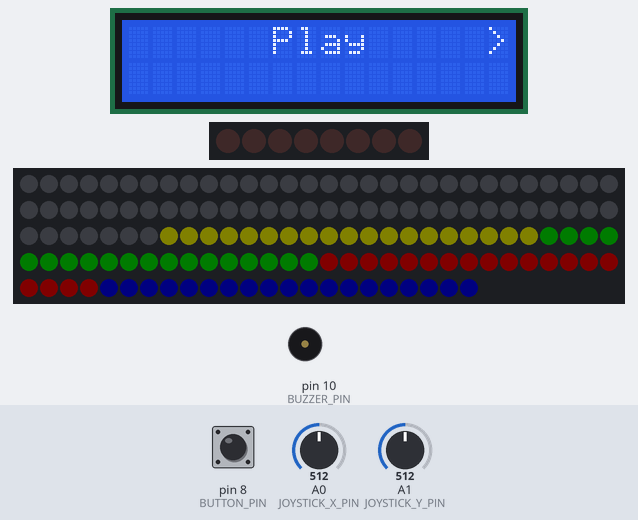
The sketch below on a simulated Arduino Uno, built with avr-gcc and run on an emulated ATmega328P. Shown: 16×2 character LCD, 8 shift-register outputs drawn as a row of LEDs (first output left, lit = HIGH), 143 RGB LEDs in strip order, left to right, continuing on the next row, buzzer (waves = sounding). Inputs (shaded band) come from the test bench; at power-on: pin 8 (BUTTON_PIN) HIGH, A0 (JOYSTICK_X_PIN) = 512, A1 (JOYSTICK_Y_PIN) = 512. Dim RGB values are drawn brighter than linear; random numbers use the default seed unless the sketch sets one.

Above: at 1.2 s.
1.3 s: pin 8 (BUTTON_PIN) pulled LOW for 0.15 s
At 1.8 s:
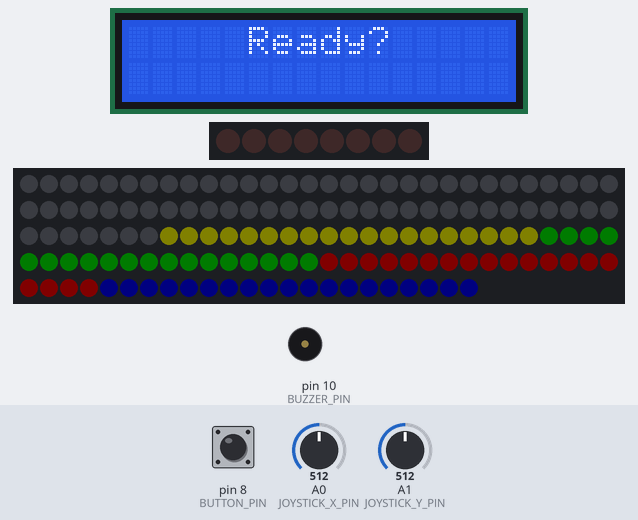
2.0 s: A0 (JOYSTICK_X_PIN) set to 716
At 2.65 s:
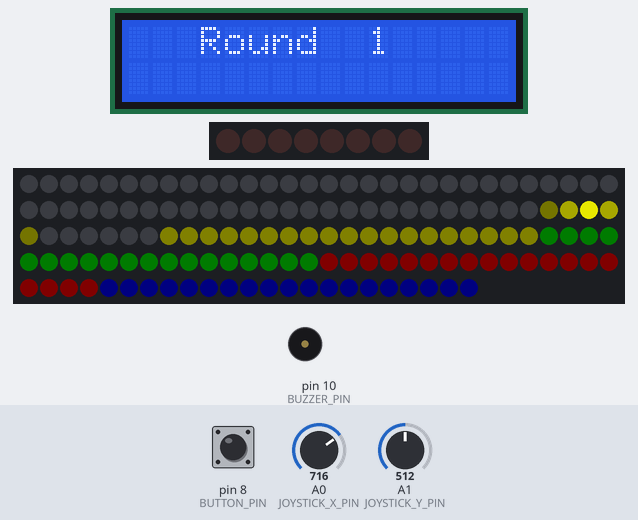
4.4 s: pin 8 (BUTTON_PIN) pulled LOW for 1 s
At 6.1 s:
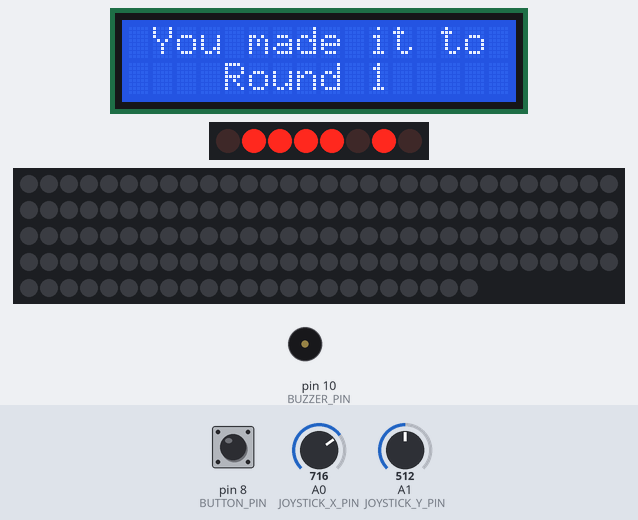
6.9 s: A0 (JOYSTICK_X_PIN) set to 266
At 8.09 s:
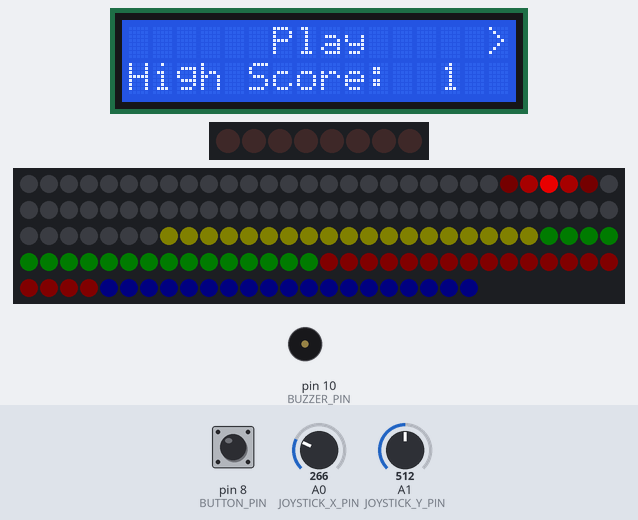
9.9 s: A0 (JOYSTICK_X_PIN) set to 246
At 10.17 s:
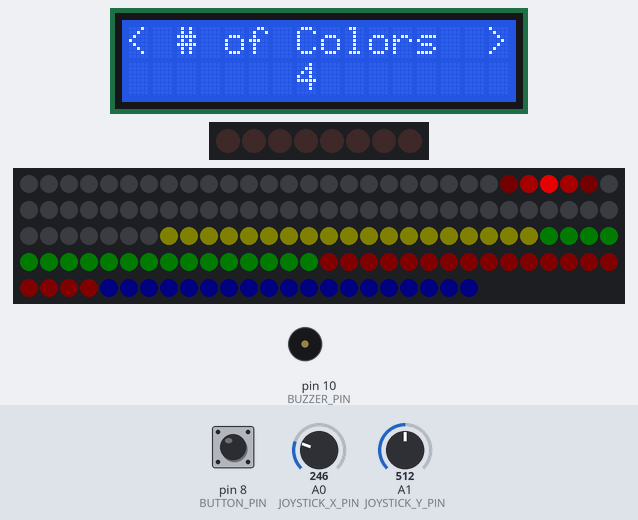
12.7 s: pin 8 (BUTTON_PIN) pulled LOW for 0.15 s
At 13.36 s:
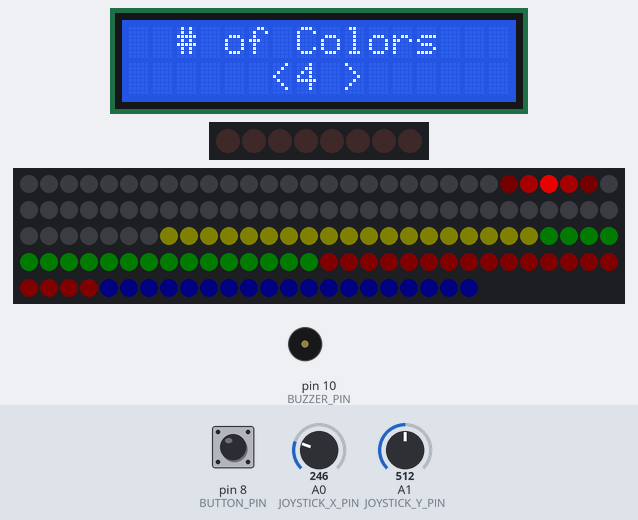
Timing chart, 0 to 15.7 s (numbered marks = the images above; inputs shaded):
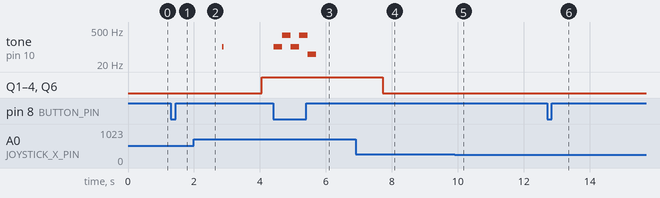

The sketch:

Main.ino
```cpp
#include <arduino-timer.h>
#include <LiquidCrystal_74HC595.h>
#include <FastLED.h>

//pins
#define BUTTON_PIN 8
#define JOYSTICK_X_PIN A0
#define JOYSTICK_Y_PIN A1
#define SSD_LATCH_PIN 6
#define SSD_CLOCK_PIN 7
#define SSD_DATA_PIN 5
#define BUZZER_PIN 10
#define LED_PIN 9

#define INTERNAL_NUM_LEDS 67 //inner ring
#define EXTERNAL_NUM_LEDS 76 //outer ring

CRGBArray<INTERNAL_NUM_LEDS + EXTERNAL_NUM_LEDS> leds;

//input
#define JOYSTICK_DEADZONE 0.2
float joystickX = 0;
float joystickY = 0;
float joystickMagnitude = 0;
int joystickAngle = 0;
int joystickDirection = 0;

bool buttonPressed = false;
bool buttonReleased = true;
bool joystickMoved = false;
bool joystickReleased = true;

LiquidCrystal_74HC595 lcd(11, 13, 12, 1, 3, 4, 5, 6, 7);

const byte sevenSegDigits[10] = {
    B01111011, // = 0
    B01100000, // = 1
    B00110111, // = 2
    B01110110, // = 3
    B01101100, // = 4
    B01011110, // = 5
    B01011111, // = 6
    B01110000, // = 7
    B01111111, // = 8
    B01111100  // = 9
};

//Game
enum class GameState
{
    MENU,
    GAME,
    LOSE
};

auto timer = timer_create_default();
GameState gameState = GameState::MENU;
int8_t menuScreen = 0;
int8_t selectedScreen = -1;
bool isPlayerTurn = false;
int8_t patternList[100];
int8_t numColors = 4;
int8_t timeToAnswer = 5;
int8_t roundNum = 1;
int8_t timeLeft = 0;
int8_t inputNum = 0;
uint8_t highScore = 0;

CRGB colorList[] = {
    CRGB::Blue, CRGB::Red, CRGB::Green, CRGB::Yellow,                     //
    CRGB::DarkOrchid, CRGB::DarkOrange, CRGB::Fuchsia, CRGB::GreenYellow, //
    CRGB::Cyan, CRGB::Maroon, CRGB::Teal, CRGB::Chartreuse};

bool colorActiveList[12]; //true if color should be bright

Timer<16, millis, uint8_t> timerColor;

#define MAX_BUZZER_FREQ 2000
#define MIN_BUZZER_FREQ 100
int buzzerToneList[12]; //corresponds to each color
long idleTime = millis();

/*
TODO:
    ! WHEN NEED TO USE TONE, DISABLE LED UPDATE.
    ! CALIBRATE LIGHTS/JOYSTICK
    ! DISPLAY ROUND NUMBER ON LCD
    ! DISPLAY TIME LEFT ON 7 SEGMENT DISPLAY
    ! FIX MENU NOT WORKING

    ? CHANGE JOYSTICK ANGLE AND MAGNITUDE TO uint8_t
    ? HIGH SCORE
    ? GET RID ON ENUM CLASS FOR GAMESTATE AND CHANGE TO VARIABLE
    ? ADD BETTER LIGHTING AND SOUND EFFECTS
    ? CHANGE MENU SYSTEM TO 2D ARRAY OF TITLE AND VALUES (MENU = { {TITLE, VALUE}, {TITLE, VALUE} }
*/
void setup()
{
    Serial.begin(9600);

    FastLED.addLeds<WS2812B, LED_PIN, GRB>(leds, EXTERNAL_NUM_LEDS + INTERNAL_NUM_LEDS);
    FastLED.clear();
    FastLED.setMaxPowerInVoltsAndMilliamps(5, 3000);

    lcd.begin(16, 2);

    pinMode(SSD_LATCH_PIN, OUTPUT);
    pinMode(SSD_CLOCK_PIN, OUTPUT);
    pinMode(SSD_DATA_PIN, OUTPUT);
    pinMode(BUTTON_PIN, INPUT_PULLUP);

    randomSeed(analogRead(A5));
    resetGame();
}

void loop()
{
    inputUpdate();

    if (gameState == GameState::MENU)
    {
        menu();
    }
    else if (gameState == GameState::GAME)
    {
        game();
    }
    else if (gameState == GameState::LOSE)
    {
        lose();
    }

    timer.tick();
    timerColor.tick();
    displayLEDs();

    EVERY_N_MILLIS(50)
    {
        lcd.clear();
    }
}

//INPUT FUNCTIONS
void inputUpdate()
{
    buttonPressed = !digitalRead(BUTTON_PIN) && buttonReleased;
    buttonReleased = digitalRead(BUTTON_PIN);

    joystickX = map(analogRead(JOYSTICK_X_PIN), 0, 1023, -512, 512) / 512.0;
    joystickY = -map(analogRead(JOYSTICK_Y_PIN), 0, 1023, -512, 512) / 512.0;

    joystickAngle = (int)(degrees(atan2(-joystickY, joystickX)) + 180) % 360;
    joystickMagnitude = sqrt(sq(joystickY * sqrt(1.0 - (joystickX * joystickX * .5))) + sq(joystickX * sqrt(1.0 - (joystickY * joystickY * .5))));

    joystickMoved = joystickMagnitude >= 0.5 && joystickReleased;
    joystickReleased = joystickMagnitude < 0.5;
    if ((joystickMoved || buttonPressed) || gameState != GameState::MENU)
    {
        idleTime = millis();
    }

    joystickDirection = getJoystickDirection();
}

int getJoystickDirection()
{
    if (joystickMagnitude < 0.5)
    {
        return 0; //CENTER
    }
    else if (joystickAngle > 315 || joystickAngle <= 45)
    {
        return 1; //RIGHT
    }
    else if (joystickAngle > 45 && joystickAngle <= 135)
    {
        return 2; //UP
    }
    else if (joystickAngle > 135 && joystickAngle <= 225)
    {
        return 3; //LEFT
    }
    else if (joystickAngle > 225 && joystickAngle <= 315)
    {
        return 4; //DOWN
    }
    else
    {
        return 0;
    }
}

//DISPLAY FUNCTIONS
void displayDigit(int digit) // display digit on 7sd, -1 to clear display
{
    digitalWrite(SSD_LATCH_PIN, LOW);
    if (digit == -1)
    {
        shiftOut(SSD_DATA_PIN, SSD_CLOCK_PIN, MSBFIRST, B00000000);
    }
    else
    {
        shiftOut(SSD_DATA_PIN, SSD_CLOCK_PIN, MSBFIRST, sevenSegDigits[digit]);
    }
    digitalWrite(SSD_LATCH_PIN, HIGH);
}

//PROCESSES
void menu()
{
    // if (selectedScreen == -1)
    // {

    switch (menuScreen)
    {
    case 0: // Play screen
        lcd.setCursor(6, 0);
        lcd.print(F("Play"));
        if (highScore > 0)
        {
            lcd.setCursor(0, 1);
            lcd.print(F("High Score:"));
            lcd.setCursor(13, 1);
            lcd.print(highScore);
        }
        break;
    case 1: // Change color num screen
        lcd.setCursor(2, 0);
        lcd.print(F("# of Colors"));
        lcd.setCursor(7, 1);
        lcd.print(numColors);
        break;
    case 2: // Change time to answer screen
        lcd.setCursor(2, 0);
        lcd.print(F("Answer Time"));
        lcd.setCursor(7, 1);
        if (timeToAnswer == 10)
        {
            lcd.print(F("INF"));
        }
        else
        {
            lcd.print(timeToAnswer);
        }
        break;
    }

    if (buttonPressed && selectedScreen == -1)
    {
        selectedScreen = menuScreen;
        return;
    }

    switch (selectedScreen) //this is disgusting. if you have time please fix this
    {
    case -1: //no screen is selected, allow player to scroll thru screens
        if (menuScreen != 0)
        {
            lcd.setCursor(0, 0);
            lcd.print(F("<"));
        }
        if (menuScreen != 2)
        {
            lcd.setCursor(15, 0);
            lcd.print(F(">"));
        }
        if (joystickMoved)
        {
            if (joystickDirection == 1)
            {
                menuScreen++;
                if (menuScreen > 2)
                {
                    menuScreen = 2;
                }
            }
            else if (joystickDirection == 3)
            {
                menuScreen--;
                if (menuScreen < 0)
                {
                    menuScreen = 0;
                }
            }
        }
        break;
    case 0:                           //Selected play
        for (int i = 0; i < 100; i++) //fill pattern list
        {
            patternList[i] = random(0, numColors);
        }
        for (int i = 0; i < numColors; i++) //fill buzzer tone list
        {
            int step = (MAX_BUZZER_FREQ - MIN_BUZZER_FREQ) / (numColors - 1);
            buzzerToneList[i] = MIN_BUZZER_FREQ + (step * i);
        }
        gameState = GameState::GAME;
        lcd.clear();
        lcd.setCursor(5,0);
        lcd.print(F("Ready?"));
        delay(1000);
        break;
    case 1: //Selected color num
        if (numColors != 2)
        {
            lcd.setCursor(6, 1);
            lcd.print(F("<"));
        }
        if (numColors != 12)
        {
            lcd.setCursor(9, 1);
            lcd.print(F(">"));
        }
        if (joystickMoved)
        {
            if (joystickDirection == 1)
            {
                numColors++;
                if (numColors > 12)
                {
                    numColors = 12;
                }
            }
            else if (joystickDirection == 3)
            {
                numColors--;
                if (numColors < 2)
                {
                    numColors = 2;
                }
            }
        }
        break;
    case 2: //selected answer time
        if (timeToAnswer != 3)
        {
            lcd.setCursor(6, 1);
            lcd.print(F("<"));
        }
        if (timeToAnswer != 10)
        {
            lcd.setCursor(9, 1);
            lcd.print(F(">"));
        }
        if (joystickMoved)
        {
            if (joystickDirection == 1)
            {
                timeToAnswer++;
                if (timeToAnswer > 10)
                {
                    timeToAnswer = 10;
                }
            }
            else if (joystickDirection == 3)
            {
                timeToAnswer--;
                if (timeToAnswer < 3)
                {
                    timeToAnswer = 3;
                }
            }
        }
        break;
    }
    if (buttonPressed && selectedScreen != -1)
    {
        selectedScreen = -1;
        return;
    }
}

void game() // use isPlayerTurn to choose whether a pattern is showing or player is supposed to input
{
    lcd.setCursor(3, 0);
    lcd.print(F("Round"));
    lcd.setCursor(10, 0);
    lcd.print(roundNum);
    if (!isPlayerTurn)
    {

        EVERY_N_MILLIS(500)
        {
            for (int i = 0; i < 12; i++)
            {
                colorActiveList[i] = false;
            }
            if (inputNum >= roundNum)
            {
                inputNum = 0;
                isPlayerTurn = true;
                timeLeft = timeToAnswer;
                return;
            }
            colorActiveList[patternList[inputNum]] = true;
            timerColor.in(200, disableSection, patternList[inputNum]);
            tone(BUZZER_PIN, buzzerToneList[patternList[inputNum]]);
            delay(50);
            noTone(BUZZER_PIN);
            inputNum++;
        }
    }

    if (isPlayerTurn)
    {
        if (inputNum >= roundNum)
        {
            roundNum++;
            inputNum = 0;

            long now = millis();
            while (millis() - now < 200)
            {
                timerColor.tick();
            }
            for (int i = 0; i < 12; i++)
            {
                colorActiveList[i] = false;
            }
            isPlayerTurn = false;
            leds[1, INTERNAL_NUM_LEDS] = (CRGB::Black);
            FastLED.delay(500);
        }

        if (timeToAnswer != 10)
        {
            EVERY_N_SECONDS(1)
            {
                displayDigit(timeLeft);
                timeLeft--;
                if (timeLeft < 0)
                {
                    gameState = GameState::LOSE;
                    return;
                }
            }
        }

        int input = getInput();

        if (input != -1)
        {
            if (input == patternList[inputNum])
            {
                inputNum++;
                timeLeft = timeToAnswer;
                colorActiveList[input] = true;
                FastLED.show();
                timerColor.in(100, disableSection, input);
                tone(BUZZER_PIN, buzzerToneList[input]);
                delay(50);
                noTone(BUZZER_PIN);
            }
            else
            {
                gameState = GameState::LOSE;
                return;
            }
        }
    }
}

void lose()
{
    leds.fill_solid(CRGB::Red);
    FastLED.show();
    tone(BUZZER_PIN, 100);
    delay(250);
    FastLED.clear();
    FastLED.show();
    tone(BUZZER_PIN, 300);
    delay(250);
    leds.fill_solid(CRGB::Red);
    FastLED.show();
    tone(BUZZER_PIN, 100);
    delay(250);
    FastLED.clear();
    FastLED.show();
    tone(BUZZER_PIN, 300);
    delay(250);
    leds.fill_solid(CRGB::Red);
    FastLED.show();
    tone(BUZZER_PIN, 50);
    delay(250);
    FastLED.clear();
    FastLED.show();
    noTone(BUZZER_PIN);
    lcd.clear();
    lcd.setCursor(1, 0);
    lcd.print(F("You made it to"));
    lcd.setCursor(4, 1);
    lcd.print(F("Round"));
    lcd.setCursor(10, 1);
    lcd.print(roundNum);
    if(roundNum > highScore)
        highScore = roundNum;
    delay(2000);
    resetGame();
}

void displayLEDs() // use this to handle what the led strip should be doing
{
    //display outer ring of colors
    for (int i = 0; i < numColors; i++)
    { //FIX BOUNDS LATER
        int startLed = (numColors - (i + 1)) / ((double)numColors) * EXTERNAL_NUM_LEDS;
        int numLedsInSection = EXTERNAL_NUM_LEDS / numColors;
        int endLed = startLed + numLedsInSection - 1;
        fill_solid(leds(INTERNAL_NUM_LEDS + startLed, INTERNAL_NUM_LEDS + endLed), numLedsInSection, colorList[i]);
        if (!colorActiveList[i])
        { // if the color is not "active" dim it a bit
            leds(INTERNAL_NUM_LEDS + startLed, INTERNAL_NUM_LEDS + endLed).fadeLightBy(250);
        }
    }

    //inner ring selection
    if (joystickMagnitude > JOYSTICK_DEADZONE)
    {
        int adjustedAngle = (((-1 * joystickAngle) + 90) % 360) + 270;
        adjustedAngle = (adjustedAngle + 140) % 360;
        CRGB colorPointedAt = colorList[getJoystickColorIndex(adjustedAngle)];

        int x = map(adjustedAngle, 0, 359, 1, (INTERNAL_NUM_LEDS - 1));
        leds[x] = colorPointedAt;
    }
    leds(0, INTERNAL_NUM_LEDS - 1).blur1d(32);
    leds(0, INTERNAL_NUM_LEDS - 1).fadeToBlackBy(50);

    if (gameState == GameState::MENU && millis() - idleTime > 30000)
    {

        leds.fill_rainbow((millis() / 1) % 255, 10);
        leds.blur1d(64);
        leds.blur1d(64);
        leds.fadeLightBy(240);
    }

    FastLED.show();
}

int getJoystickColorIndex(int angle) //get color joystick is pointing to
{
    return (int)(angle * numColors / 360.0f);
}

int getInput()
{ //get color player selected, -1 if none has 5been selected

    if (joystickMagnitude > JOYSTICK_DEADZONE && buttonPressed)
    {
        int adjustedAngle = (((-1 * joystickAngle) + 90) % 360) + 270;
        adjustedAngle = (adjustedAngle + 140) % 360;
        return getJoystickColorIndex(adjustedAngle);
    }
    else
    {
        return -1;
    }
}

bool disableSection(uint8_t section)
{
    colorActiveList[section] = false;
    return false;
}

void resetGame()
{
    menuScreen = 0;
    selectedScreen = -1;
    roundNum = 1;
    timeLeft = 0;
    inputNum = 0;
    isPlayerTurn = false;
    displayDigit(-1);
    timerColor.empty();
    timer.empty();
    gameState = GameState::MENU;
}
```

Measured:
- the behaviour switches between 257 and 256 on A0 (JOYSTICK_X_PIN) (found by bisection; images 4 and 5)
- after the input at 4.4 s, tone on pin 10 (BUZZER_PIN): plays 100 Hz for 0.26 s, 300 Hz for 0.26 s, 100 Hz for 0.26 s, 300 Hz for 0.26 s, 50 Hz for 0.26 s, starting at once
- what the display in image 0 shows lasts 0.4 s, from 0.9 s to 1.3 s
- what the display in image 4 shows lasts 0.4 s, from 7.9 s to 8.3 s
